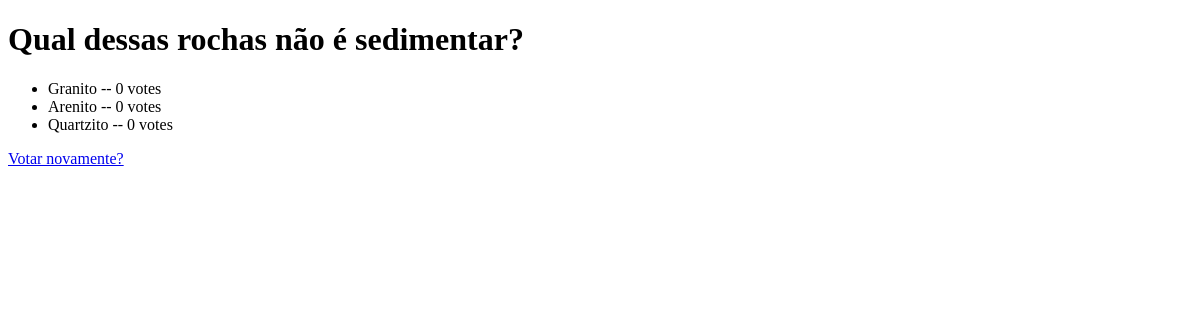
The app's page /enquetes/1/results/, older data.
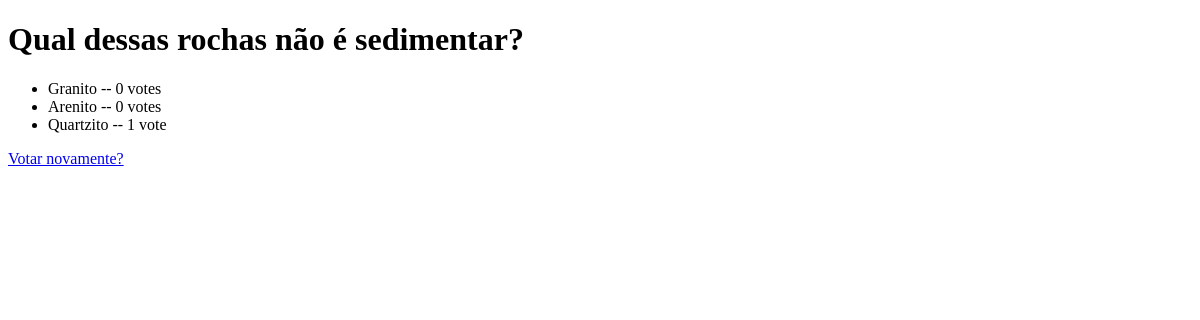
The same page, newer data.
### enquetes/models.py (models this page shows, shortened)
class Choice(models.Model):
    question = models.ForeignKey(Question, on_delete=models.CASCADE)
    choice_text = models.CharField(max_length=200)
    votes = models.IntegerField(default=0)

### enquetes/views.py (the view)
# urls.py: path("<int:pk>/results/", views.ResultsView.as_view(), name="results"),
class ResultsView(generic.DetailView):
    model = Question
    template_name = "enquetes/results.html"

### enquetes/templates/enquetes/results.html
<!DOCTYPE html>
<html lang="en">
<head></head>
<body>
<h1>{{ question.question_text }}</h1>
<ul>
{% for choice in question.choice_set.all %}
    <li>{{ choice.choice_text }} -- {{ choice.votes }} vote{{ choice.votes|pluralize }}</li>
{% endfor %}
</ul>
<a href="{% url 'enquetes:detail' question.id %}">Votar novamente?</a>
</body>
</html>

Row changes from the older to the newer data that the page shows:
changed Choice "Quartzito": votes "0" → "1"
